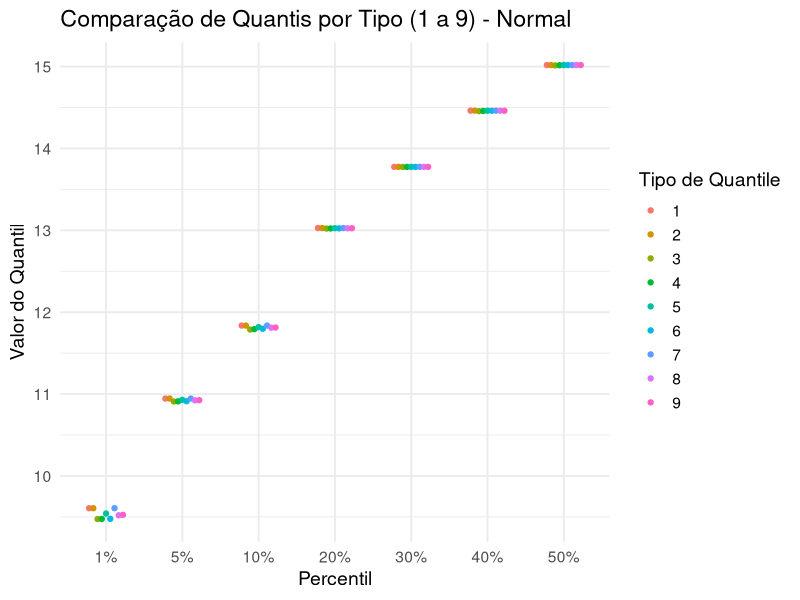
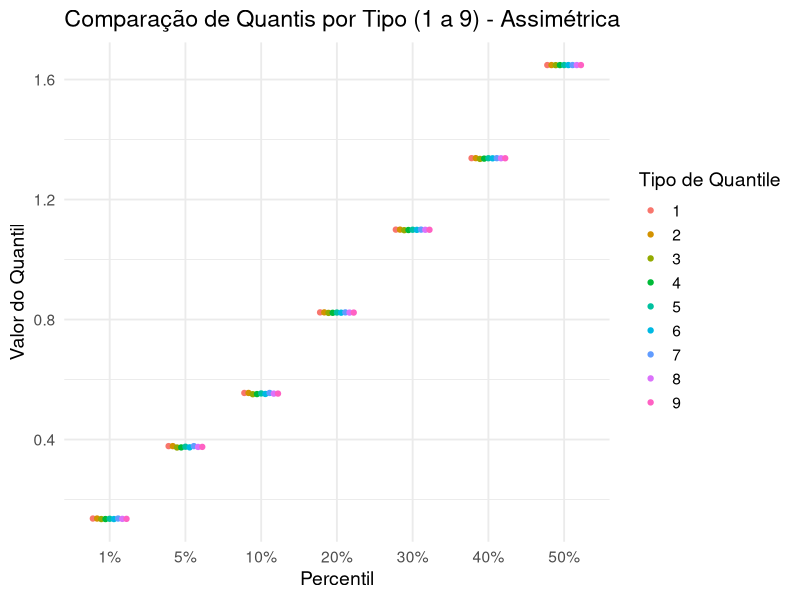

Generate these figures, in order, with R:
## ---- chunk 1
# Carregando pacotes
library(ggplot2)
library(tidyr)
library(dplyr)

# Gerando os dados
set.seed(123)
x <- rnorm(1001, 15, 2.5)
y <- rgamma(1001, shape = 2, rate = 1)

# Definindo os percentis e os rótulos
p <- c(1, 5, 10, 20, 30, 40, 50)/100
percent_labels <- paste0(p * 100, "%")

# Função para calcular quantis usando os 9 tipos - extraida da própria documentação
quantAll <- function(x, prob, ...) {
  t(vapply(1:9, function(typ) quantile(x, probs = prob, type = typ, ...),
           numeric(length(prob))))
}

# Calculando quantis com os 9 tipos para cada variável
qmat_x <- quantAll(x, p)
qmat_y <- quantAll(y, p)

# Organizando os dados

df_x <- as.data.frame(qmat_x)
colnames(df_x) <- percent_labels
df_x$Type <- factor(1:9)

df_y <- as.data.frame(qmat_y)
colnames(df_y) <- percent_labels
df_y$Type <- factor(1:9)


df_x_long <- pivot_longer(df_x, -Type, names_to = "Percentil", values_to = "Quantile")

df_y_long <- pivot_longer(df_y, -Type, names_to = "Percentil", values_to = "Quantile")


df_x_long$Percentil <- factor(df_x_long$Percentil, levels = percent_labels)

df_y_long$Percentil <- factor(df_y_long$Percentil, levels = percent_labels)

# Gerando os gráficos
ggplot(df_x_long, aes(x = Percentil, y = Quantile, color = Type)) +
  geom_point(position = position_dodge(width = 0.5), size = 1.5) +
  labs(title = "Comparação de Quantis por Tipo (1 a 9) - Normal",
       x = "Percentil",
       y = "Valor do Quantil",
       color = "Tipo de Quantile") +
  theme_minimal(base_size = 14)

ggplot(df_y_long, aes(x = Percentil, y = Quantile, color = Type)) +
  geom_point(position = position_dodge(width = 0.5), size = 1.5) +
  labs(title = "Comparação de Quantis por Tipo (1 a 9) - Assimétrica",
       x = "Percentil",
       y = "Valor do Quantil",
       color = "Tipo de Quantile") +
  theme_minimal(base_size = 14)
